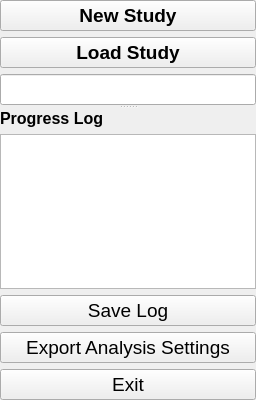
      <widget class="QSplitter" name="splitter">
       <property name="orientation">
        <enum>Qt::Vertical</enum>
       </property>
       <widget class="QWidget" name="verticalLayoutWidget_3">
        <layout class="QVBoxLayout" name="verticalLayout_4">
         <property name="sizeConstraint">
          <enum>QLayout::SetDefaultConstraint</enum>
         </property>
         <item>
          <widget class="QPushButton" name="step0_new_study_button">
           <property name="sizePolicy">
            <sizepolicy hsizetype="Preferred" vsizetype="Preferred">
             <horstretch>0</horstretch>
             <verstretch>0</verstretch>
            </sizepolicy>
           </property>
           <property name="font">
            <font>
             <pointsize>14</pointsize>
             <weight>75</weight>
             <bold>true</bold>
            </font>
           </property>
           <property name="cursor">
            <cursorShape>PointingHandCursor</cursorShape>
           </property>
           <property name="text">
            <string>New Study</string>
           </property>
          </widget>
         </item>
         <item>
          <widget class="QPushButton" name="step0_load_study_button">
           <property name="sizePolicy">
            <sizepolicy hsizetype="Preferred" vsizetype="Preferred">
             <horstretch>0</horstretch>
             <verstretch>0</verstretch>
            </sizepolicy>
           </property>
           <property name="font">
            <font>
             <pointsize>14</pointsize>
             <weight>75</weight>
             <bold>true</bold>
            </font>
           </property>
           <property name="cursor">
            <cursorShape>PointingHandCursor</cursorShape>
           </property>
           <property name="text">
            <string>Load Study</string>
           </property>
          </widget>
         </item>
         <item>
          <widget class="QLineEdit" name="step0_study_name_mainwin_lineedit">
           <property name="sizePolicy">
            <sizepolicy hsizetype="Preferred" vsizetype="Preferred">
             <horstretch>0</horstretch>
             <verstretch>0</verstretch>
            </sizepolicy>
           </property>
           <property name="font">
            <font>
             <pointsize>14</pointsize>
             <weight>75</weight>
             <italic>false</italic>
             <bold>true</bold>
            </font>
           </property>
           <property name="alignment">
            <set>Qt::AlignCenter</set>
           </property>
           <property name="readOnly">
            <bool>true</bool>
           </property>
          </widget>
         </item>
        </layout>
       </widget>
       <widget class="QWidget" name="verticalLayoutWidget_2">
        <layout class="QVBoxLayout" name="verticalLayout_3">
         <property name="sizeConstraint">
          <enum>QLayout::SetDefaultConstraint</enum>
         </property>
         <item>
          <widget class="QLabel" name="label_6">
           <property name="font">
            <font>
             <pointsize>12</pointsize>
             <weight>75</weight>
             <bold>true</bold>
            </font>
           </property>
           <property name="text">
            <string>Progress Log</string>
           </property>
           <property name="alignment">
            <set>Qt::AlignLeading|Qt::AlignLeft|Qt::AlignVCenter</set>
           </property>
          </widget>
         </item>
         <item>
          <widget class="QPlainTextEdit" name="step0_log_textbrowser">
           <property name="sizePolicy">
            <sizepolicy hsizetype="Preferred" vsizetype="Expanding">
             <horstretch>0</horstretch>
             <verstretch>0</verstretch>
            </sizepolicy>
           </property>
           <property name="font">
            <font>
             <pointsize>12</pointsize>
             <italic>true</italic>
            </font>
           </property>
           <property name="readOnly">
            <bool>true</bool>
           </property>
          </widget>
         </item>
         <item>
          <layout class="QHBoxLayout" name="horizontalLayout_20"/>
         </item>
         <item>
          <widget class="QPushButton" name="step0_save_log_button">
           <property name="sizePolicy">
            <sizepolicy hsizetype="Preferred" vsizetype="Preferred">
             <horstretch>0</horstretch>
             <verstretch>0</verstretch>
            </sizepolicy>
           </property>
           <property name="font">
            <font>
             <pointsize>14</pointsize>
            </font>
           </property>
           <property name="cursor">
            <cursorShape>PointingHandCursor</cursorShape>
           </property>
           <property name="text">
            <string>Save Log</string>
           </property>
          </widget>
         </item>
         <item>
          <widget class="QPushButton" name="step0_exportsettings_button">
           <property name="sizePolicy">
            <sizepolicy hsizetype="Preferred" vsizetype="Preferred">
             <horstretch>0</horstretch>
             <verstretch>0</verstretch>
            </sizepolicy>
           </property>
           <property name="font">
            <font>
             <pointsize>14</pointsize>
            </font>
           </property>
           <property name="cursor">
            <cursorShape>PointingHandCursor</cursorShape>
           </property>
           <property name="text">
            <string>Export Analysis Settings</string>
           </property>
          </widget>
         </item>
         <item>
          <widget class="QPushButton" name="step0_exit_button">
           <property name="sizePolicy">
            <sizepolicy hsizetype="Preferred" vsizetype="Preferred">
             <horstretch>0</horstretch>
             <verstretch>0</verstretch>
            </sizepolicy>
           </property>
           <property name="maximumSize">
            <size>
             <width>16777215</width>
             <height>16777215</height>
            </size>
           </property>
           <property name="font">
            <font>
             <pointsize>14</pointsize>
            </font>
           </property>
           <property name="cursor">
            <cursorShape>PointingHandCursor</cursorShape>
           </property>
           <property name="text">
            <string>Exit</string>
           </property>
          </widget>
         </item>
        </layout>
       </widget>
      </widget>
